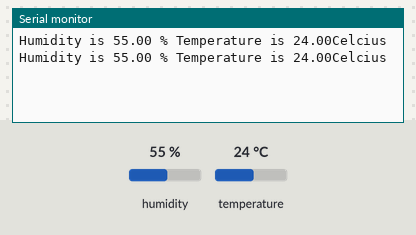
This sketch was run on a simulated Arduino Uno, built with avr-gcc and run on an emulated ATmega328P. Shown: the last lines printed to the serial monitor. Inputs (shaded band) come from the test bench; at power-on: humidity 55 %, temperature 24 °C.

Above: at 2.8 s.
2.9 s: humidity set to 22 %
At 4.7 s:
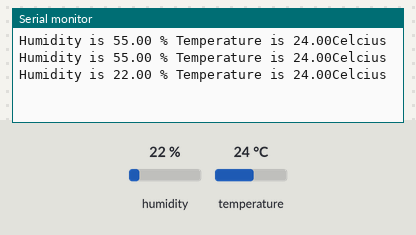
5.6 s: temperature set to 12 °C
At 6.5 s:
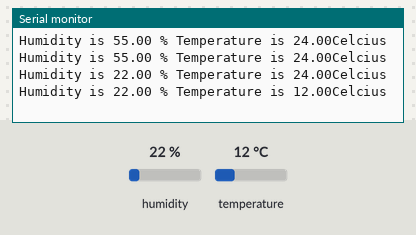
8.3 s: humidity set to 40 %
At 11.2 s:
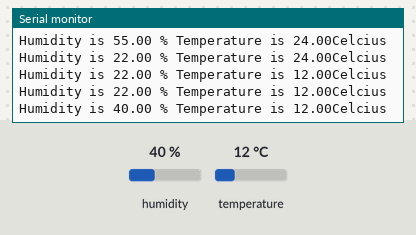
Timing chart, 0 to 12.7 s (numbered marks = the images above; inputs shaded):
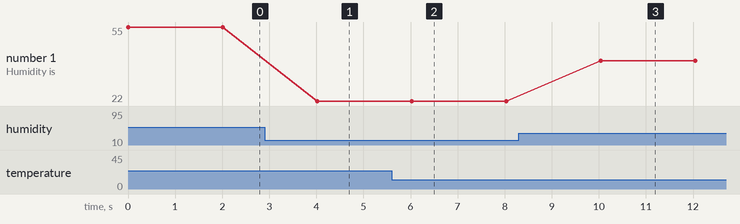

Measured:
- after the input at 2.9 s, the serial monitor: prints a new line after 1.1 s (image 1)
- after the input at 5.6 s, the serial monitor: prints a new line after 0.42 s (image 2)
- after the input at 8.3 s, the serial monitor: prints a new line after 1.7 s (image 3)
- plotted number 1: 55 → 22 after the input at 2.9 s, 22 → 40 after the input at 8.3 s

The sketch:

sketch.ino
```cpp
// #include <DHT.h>
// DHT dht(8,DHT22)

// float humidity;
// float temperature;
// void setup() {
//   // put your setup code here, to run once:
//   Serial.begin(9600);
//   dht.begin();

// }

// void loop() {
//   // put your main code here, to run repeatedly:
//   humidity=dht.readHumidity();
//   temperature= dht.readTemperature();

//   Serial.print("Humidity is ");
//   Serial.println(humidity);

//   Serial.print("temperature is ");
//   Serial.println(temperature);

//   Serial.println("Celsius");
//   delay(2000);
// }

#include <DHT.h>

#define DHTPIN 8
#define DHTTYPE DHT22

DHT dht(DHTPIN, DHTTYPE);
float humidity;
float temperature;

void setup() {

  Serial.begin(9600);
  dht.begin();
}

void loop() {

  humidity = dht.readHumidity();
  temperature = dht.readTemperature();

  Serial.print("Humidity is ");
  Serial.print(humidity);


  Serial.print(" % Temperature is ");
  Serial.print(temperature);
  Serial.println("Celcius");

  delay(2000);
}
```
